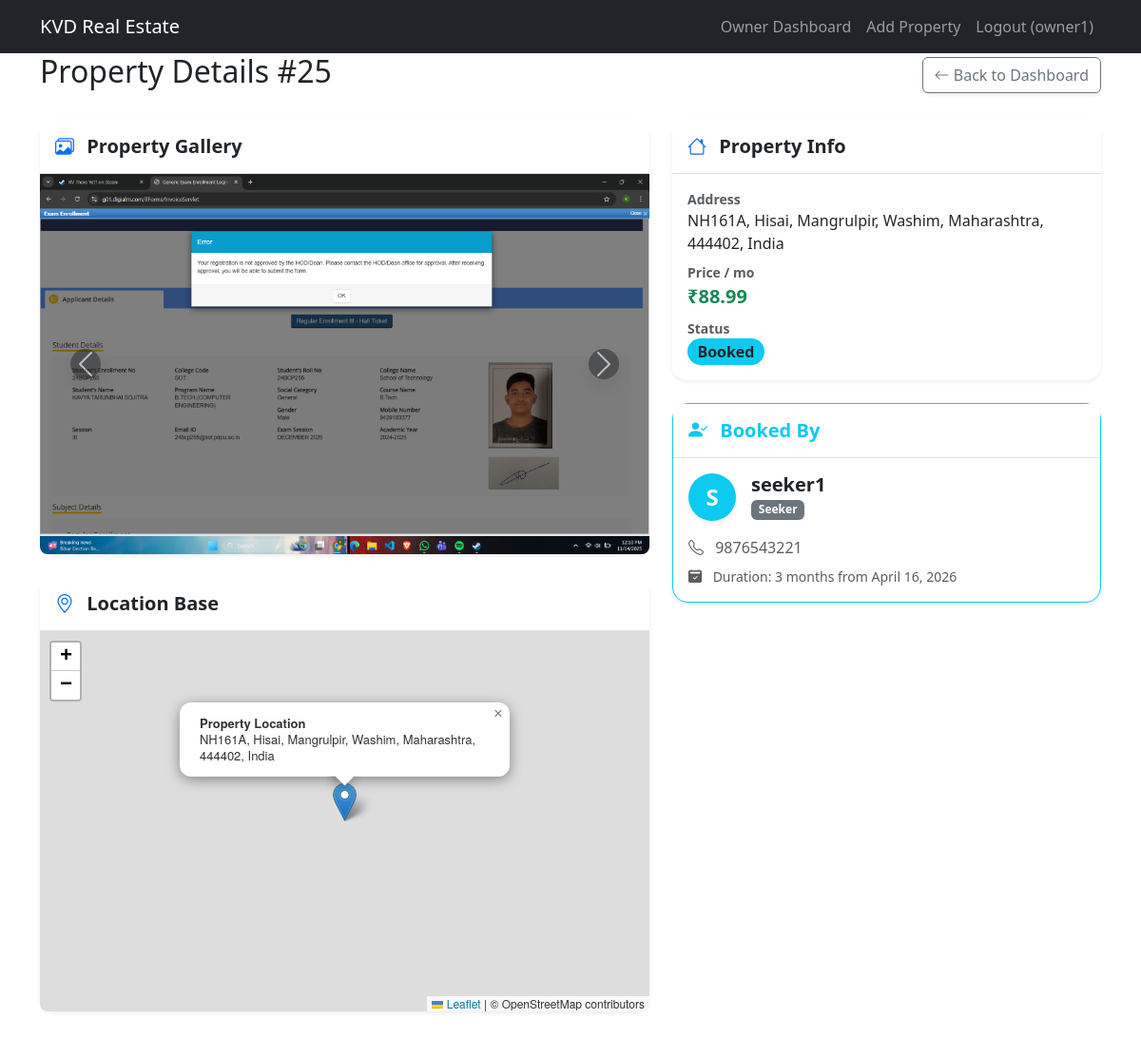
/property/25/owner-detail/ (signed in), run on the app's committed database.
### real_estate_app/models.py (models this page shows, shortened)
class User(AbstractUser):
    phone_regex = RegexValidator(regex=r'^\+?1?\d{9,15}$', message="Phone number must be entered in the format: '+999999999'. Up to 15 digits allowed.")
    phone_number = models.CharField(validators=[phone_regex], max_length=17, blank=True)
    pincode_regex = RegexValidator(regex=r'^[1-9][0-9]{5}$', message="Please enter a valid 6-digit Indian pincode.")
    pincode = models.CharField(validators=[pincode_regex], max_length=6, blank=True)
    kyc_status = models.BooleanField(default=False)
    is_admin = models.BooleanField(default=False)
    is_owner = models.BooleanField(default=False)
    is_seeker = models.BooleanField(default=False)

class Property(models.Model):
    STATUS_CHOICES = (
        ('Pending', 'Pending'),
        ('Live', 'Live'),
        ('Booked', 'Booked'),
        ('Rejected', 'Rejected'),
    )
    property_id = models.AutoField(primary_key=True)
    owner = models.ForeignKey(User, on_delete=models.CASCADE, related_name='properties')
    address = models.TextField()
    latitude = models.FloatField(blank=True, null=True)
    longitude = models.FloatField(blank=True, null=True)
    price = models.DecimalField(max_digits=10, decimal_places=2)
    photo = models.ImageField(upload_to='property_photos/', blank=True, null=True)
    status = models.CharField(max_length=10, choices=STATUS_CHOICES, default='Pending')

class Booking(models.Model):
    PAYMENT_STATUS_CHOICES = (
        ('Pending', 'Pending'),
        ('Paid', 'Paid'),
        ('Overdue', 'Overdue'),
    )
    booking_id = models.AutoField(primary_key=True)
    property = models.ForeignKey(Property, on_delete=models.CASCADE, related_name='bookings')
    seeker = models.ForeignKey(User, on_delete=models.CASCADE, related_name='bookings')
    start_date = models.DateField()
    duration_months = models.IntegerField()
    total_amount = models.DecimalField(max_digits=10, decimal_places=2)
    payment_status = models.CharField(max_length=10, choices=PAYMENT_STATUS_CHOICES, default='Pending')

### real_estate_app/views.py (the view)
# urls.py: path('property/<int:property_id>/owner-detail/', views.owner_property_detail, name='owner_property_detail'),
@login_required
def owner_property_detail(request, property_id):
    if not request.user.is_owner:
        return redirect('dashboard')
    property_obj = get_object_or_404(Property, property_id=property_id, owner=request.user)
    return render(request, 'real_estate_app/owner_property_detail.html', {'property': property_obj})

### templates/real_estate_app/owner_property_detail.html (shortened to what this page needs)
{% extends 'base.html' %}
{% block extra_head %}
<link rel="stylesheet" href="https://unpkg.com/leaflet@1.9.4/dist/leaflet.css"/>
{% endblock %}
{% block content %}
<div class="d-flex justify-content-between align-items-center mb-4">
    <h2>Property Details #{{ property.property_id }}</h2>
    <a href="{% url 'dashboard' %}" class="btn btn-outline-secondary shadow-sm"><i class="bi bi-arrow-left"></i> Back to Dashboard</a>
</div>
<div class="row g-4 mb-5">
    <div class="col-md-7">
        {% if property.images.all or property.photo %}
        <div class="card border-0 shadow-sm rounded-4 mb-4">
            <div class="card-header bg-white border-bottom py-3">
                <h5 class="mb-0 fw-bold"><i class="bi bi-images text-primary me-2"></i> Property Gallery</h5>
            </div>
            <div class="card-body p-0">
                <div id="propertyCarousel" class="carousel slide" data-bs-ride="carousel">
                    <div class="carousel-inner">
                        {% if property.photo %}
                        <div class="carousel-item active">
                            <img src="{{ property.photo.url }}" class="d-block w-100" alt="Main Photo">
                        </div>
                        {% endif %}
                    </div>
                    {% if property.images.count > 0 or not property.photo and property.images.count > 1 %}
                    <button class="carousel-control-prev" type="button" data-bs-target="#propertyCarousel" data-bs-slide="prev">
                        <span class="carousel-control-prev-icon bg-dark rounded-circle p-2 shadow" aria-hidden="true"></span>
                    </button>
                    <button class="carousel-control-next" type="button" data-bs-target="#propertyCarousel" data-bs-slide="next">
                        <span class="carousel-control-next-icon bg-dark rounded-circle p-2 shadow" aria-hidden="true"></span>
                    </button>
                    {% endif %}
                </div>
            </div>
        </div>
        {% endif %}
        <div class="card border-0 shadow-sm rounded-4 mb-4">
            <div class="card-header bg-white border-bottom py-3">
                <h5 class="mb-0 fw-bold"><i class="bi bi-geo-alt text-primary me-2"></i> Location Base</h5>
            </div>
            <div class="card-body p-0">
                {% if property.latitude and property.longitude %}
                <div id="propertyMap"></div>
                {% endif %}
            </div>
        </div>
    </div>
    <div class="col-md-5">
        <div class="card border-0 shadow-sm rounded-4 mb-4">
            <div class="card-header bg-white border-bottom py-3">
                <h5 class="mb-0 fw-bold"><i class="bi bi-house text-primary me-2"></i> Property Info</h5>
            </div>
            <div class="card-body">
                <p class="mb-2"><span class="fw-bold text-muted small d-block">Address</span> {{ property.address }}</p>
                <p class="mb-2"><span class="fw-bold text-muted small d-block">Price / mo</span> <span class="text-success fw-bold fs-5">₹{{ property.price }}</span></p>
                <p class="mb-0"><span class="fw-bold text-muted small d-block">Status</span>
                    <span class="badge rounded-pill {% if property.status == 'Pending' %}bg-warning text-dark{% elif property.status == 'Live' %}bg-success{% elif property.status == 'Rejected' %}bg-danger{% elif property.status == 'Booked' %}bg-info text-dark{% else %}bg-secondary{% endif %} fs-6">
                        {{ property.status }}
                    </span>
                </p>
            </div>
        </div>
        {% if property.status == 'Booked' %}
        <div class="card border-info shadow-sm rounded-4 mb-4">
            <div class="card-header bg-white border-bottom py-3">
                <h5 class="mb-0 fw-bold text-info"><i class="bi bi-person-check-fill me-2"></i> Booked By</h5>
            </div>
            <div class="card-body">
                {% with booking=property.bookings.first %}
                {% if booking %}
                <div class="d-flex align-items-center mb-3">
                    <div class="bg-info text-white rounded-circle d-flex align-items-center justify-content-center fw-bold fs-4 me-3 shadow-sm" style="width: 50px; height: 50px;">
                        {{ booking.seeker.username|make_list|first|upper }}
                    </div>
                    <div>
                        <h5 class="mb-0 fw-bold">{% if booking.seeker.first_name %}{{ booking.seeker.first_name }} {{ booking.seeker.last_name }}{% else %}{{ booking.seeker.username }}{% endif %}</h5>
                        <span class="badge bg-secondary">Seeker</span>
                    </div>
                </div>
                <p class="mb-0 text-muted"><i class="bi bi-telephone me-2"></i> {{ booking.seeker.phone_number|default:"Not provided" }}</p>
                <p class="mb-0 text-muted mt-2 small"><i class="bi bi-calendar2-check-fill me-2"></i> Duration: {{ booking.duration_months }} months from {{ booking.start_date }}</p>
                {% else %}
                <p class="text-muted">Booking record not found.</p>
                {% endif %}
                {% endwith %}
            </div>
        </div>
        {% elif property.status == 'Live' %}
        <div class="alert alert-success shadow-sm border-0"><i class="bi bi-check-circle-fill me-2"></i> Finding tenants... Your property is visible on the platform.</div>
        {% elif property.status == 'Pending' %}
        <div class="alert alert-warning shadow-sm border-0 text-dark"><i class="bi bi-hourglass-top me-2"></i> Your property is awaiting admin approval.</div>
        {% elif property.status == 'Rejected' %}
        <div class="alert alert-danger shadow-sm border-0"><i class="bi bi-x-circle-fill me-2"></i> This property has been rejected by the admin.</div>
        {% endif %}
    </div>
</div>
{% endblock %}

### templates/base.html (shortened to what this page needs)
{% load sass_tags %}
<!DOCTYPE html>
<html lang="en">
<head>
    <link href="https://cdn.jsdelivr.net/npm/bootstrap@5.3.0/dist/css/bootstrap.min.css" rel="stylesheet">
    <link rel="stylesheet" href="https://cdn.jsdelivr.net/npm/bootstrap-icons@1.10.5/font/bootstrap-icons.css">
    <link href="{% sass_src 'scss/styles.scss' %}" rel="stylesheet" type="text/css" />
    {% block extra_head %}{% endblock %}
</head>
<body>
    <nav class="navbar navbar-expand-lg navbar-dark bg-dark">
        <div class="container">
            <a class="navbar-brand" href="{% url 'home' %}">KVD Real Estate</a>
            <div class="collapse navbar-collapse" id="navbarNav">
                <ul class="navbar-nav ms-auto">
                    {% if user.is_authenticated %}
                    {% if user.is_admin or user.is_superuser %}
                    <li class="nav-item"><a class="nav-link" href="{% url 'dashboard' %}">Admin Dashboard</a></li>
                    {% elif user.is_owner %}
                    <li class="nav-item"><a class="nav-link" href="{% url 'dashboard' %}">Owner Dashboard</a></li>
                    <li class="nav-item"><a class="nav-link" href="{% url 'add_property' %}">Add Property</a></li>
                    {% elif user.is_seeker %}
                    <li class="nav-item"><a class="nav-link" href="{% url 'dashboard' %}">My Bookings</a></li>
                    <li class="nav-item"><a class="nav-link" href="{% url 'property_catalog' %}">Catalog</a></li>
                    {% endif %}
                    <li class="nav-item">
                        <form method="post" action="{% url 'logout' %}">
                            <button type="submit" class="btn btn-link nav-link">Logout ({{ user.username }})</button>
                        </form>
                    </li>
                    {% else %}
                    <li class="nav-item"><a class="nav-link" href="{% url 'login' %}">Login</a></li>
                    <li class="nav-item"><a class="nav-link" href="{% url 'register' %}">Register</a></li>
                    {% endif %}
                </ul>
            </div>
        </div>
    </nav>
    <div class="container">
        {% block content %}{% endblock %}
    </div>
</body>
</html>

### templates/real_estate_app/owner_property_detail.html (style rules this page uses)
#propertyMap { height: 400px; width: 100%; border-radius: 0 0 8px 8px; z-index: 1; }
.carousel-item img { height: 400px; object-fit: cover; border-radius: 0 0 8px 8px; }

### data on the page
User: username "owner1"
Property: property_id "25", photo (picture), address "NH161A, Hisai, Mangrulpir, Washim, Maharashtra, 444402, India", price "88.99", status "Booked"
Booking: seeker.username|make_list "S", seeker.username "seeker1", seeker.phone_number "9876543221", duration_months "3", start_date "April 16, 2026"
